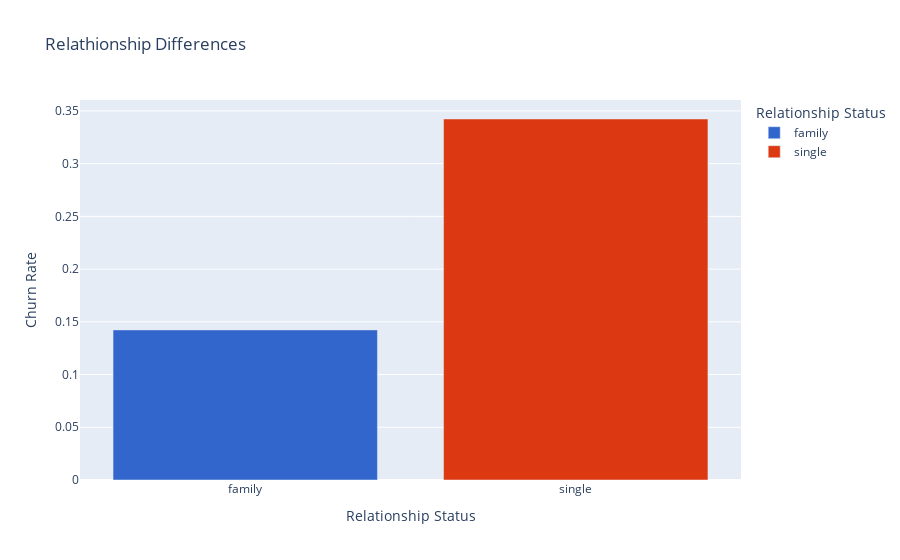

Notebook cell for this chart:
### Code cell
# plotting relationship status churn rates
demo_fam = pd.DataFrame.from_dict({'Relationship Status':['family','single'],
            'Churn Rate':[families['churn'].mean(), single['churn'].mean()]})

fam_fig = px.bar(demo_fam, x="Relationship Status", y="Churn Rate",
                  color="Relationship Status",
                  color_discrete_sequence=px.colors.qualitative.G10,
                  title='Relathionship Differences'
                 )
fam_fig.show()

### Figure 1 — Plotly figure (JSON) as saved in the notebook; plotly's stock layout.template omitted (floating-point values rounded to 4 significant figures)
{"data": [{"alignmentgroup": "True", "hovertemplate": "Relationship Status=%{x}<br>Churn Rate=%{y}<extra></extra>", "legendgroup": "family", "marker": {"color": "#3366CC", "pattern": {"shape": ""}}, "name": "family", "offsetgroup": "family", "orientation": "v", "showlegend": true, "textposition": "auto", "type": "bar", "x": ["family"], "xaxis": "x", "y": [0.1424], "yaxis": "y"}, {"alignmentgroup": "True", "hovertemplate": "Relationship Status=%{x}<br>Churn Rate=%{y}<extra></extra>", "legendgroup": "single", "marker": {"color": "#DC3912", "pattern": {"shape": ""}}, "name": "single", "offsetgroup": "single", "orientation": "v", "showlegend": true, "textposition": "auto", "type": "bar", "x": ["single"], "xaxis": "x", "y": [0.3424], "yaxis": "y"}], "layout": {"autosize": true, "barmode": "relative", "legend": {"title": {"text": "Relationship Status"}, "tracegroupgap": 0}, "title": {"text": "Relathionship Differences"}, "xaxis": {"anchor": "y", "autorange": true, "categoryarray": ["family", "single"], "categoryorder": "array", "domain": [0, 1], "range": [-0.5, 1.5], "title": {"text": "Relationship Status"}, "type": "category"}, "yaxis": {"anchor": "x", "autorange": true, "domain": [0, 1], "range": [0, 0.3604], "title": {"text": "Churn Rate"}, "type": "linear"}}}
